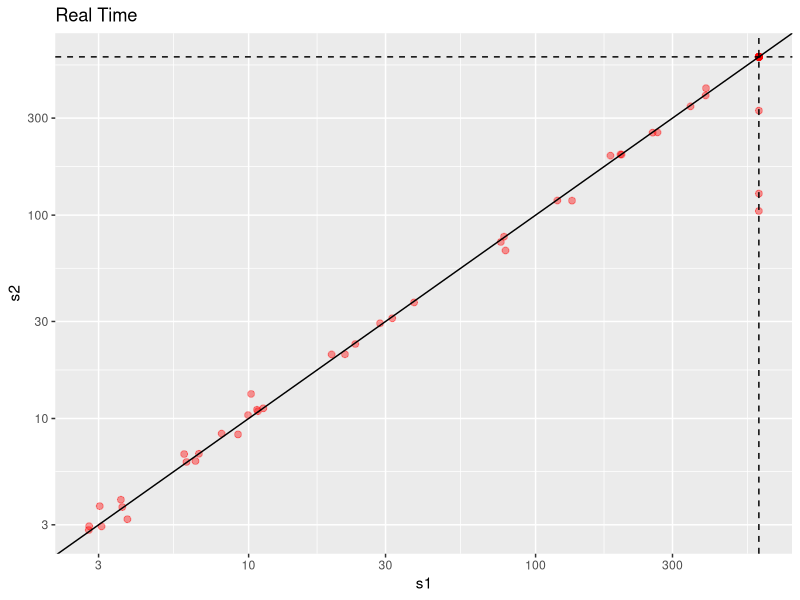
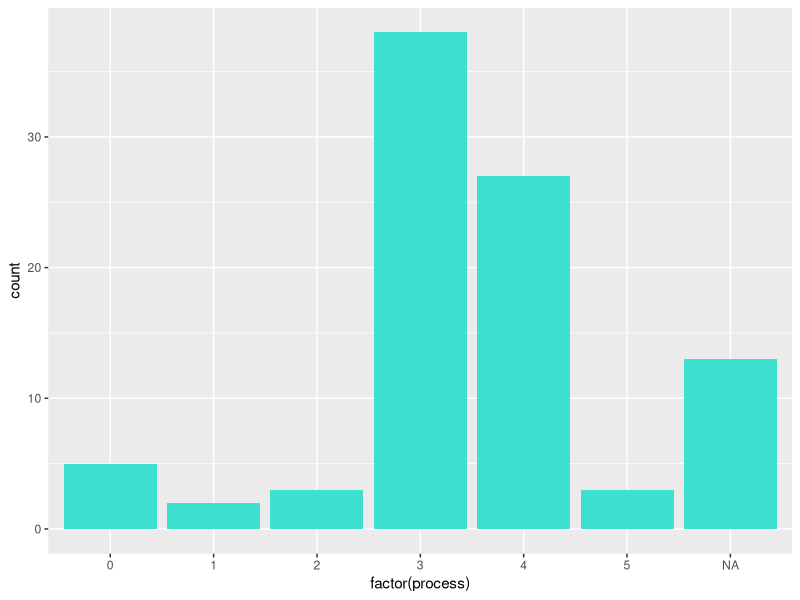
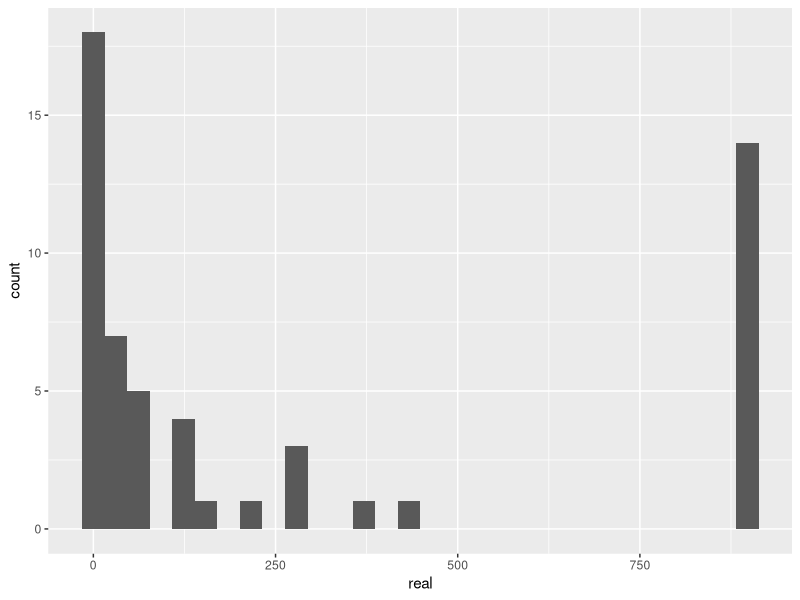
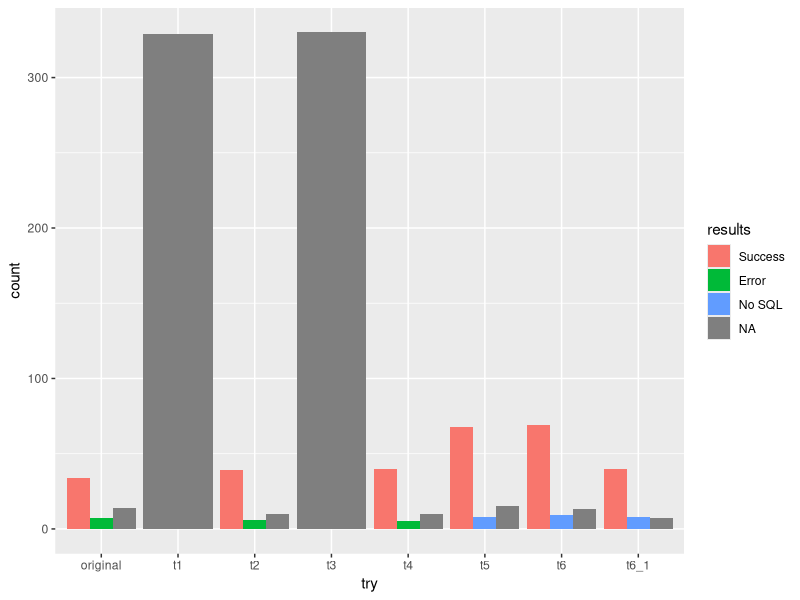

The R script that drew these images, in order:
library(ggplot2)
library(stringr)
library(dplyr)

status_meanings = c('Success', 'Error', 'No SQL')

s1 <- read.csv('squares1.csv', header=T, stringsAsFactors=FALSE)
s2 <- read.csv('squares2.csv', header=T, stringsAsFactors=FALSE)

original <- read.csv('orig.csv', header=T, stringsAsFactors=FALSE)
original_new <- read.csv('orig_new.csv', header=T, stringsAsFactors=FALSE)

qffd <- read.csv('qffd.csv', header=T, stringsAsFactors=FALSE)
qffd_r <- read.csv('qffd-random.csv', header=T, stringsAsFactors=FALSE)
t1 <- read.csv('try1.csv', header=T, stringsAsFactors=FALSE)
t2 <- read.csv('try2.csv', header=T, stringsAsFactors=FALSE)
t3 <- read.csv('try3.csv', header=T, stringsAsFactors=FALSE)
t4 <- read.csv('try4.csv', header=T, stringsAsFactors=FALSE)
t5 <- read.csv('try5.csv', header=T, stringsAsFactors=FALSE)
t6 <- read.csv('try6.csv', header=T, stringsAsFactors=FALSE)
t6_1 <- read.csv('try6_1.csv', header=T, stringsAsFactors=FALSE)

# times scatter plot
A = 's1';B = 's2';tmp <- merge(eval(parse(text = A)), eval(parse(text = B)), by='name', suffixes = c("_A","_B"));ggplot(tmp, aes(x=real_A, y=real_B)) + geom_point(color='red',alpha = 0.4,size=2) + scale_x_continuous(trans='log10') + scale_y_continuous(trans='log10') + geom_abline() + geom_hline(yintercept=600, linetype="dashed") + geom_vline(xintercept=600, linetype="dashed") + labs(y=B, x = A) + ggtitle('Real Time')

# process distribution
ggplot(t6, aes(x=factor(process))) + geom_bar(fill="turquoise")

#solve time distribution
ggplot(original, aes(x=real)) + geom_histogram()

# solved instances by try
tries = list('original' = original, 't1' = t1, 't2' = t2, 't3' = t3, 't4' = t4, 't5' = t5, 't6' = t6, 't6_1' = t6_1); solved = bind_rows(tries, .id='try'); results = factor(solved$status, labels=status_meanings); ggplot(solved, aes(x=try, fill=results)) + geom_bar(position="dodge")
